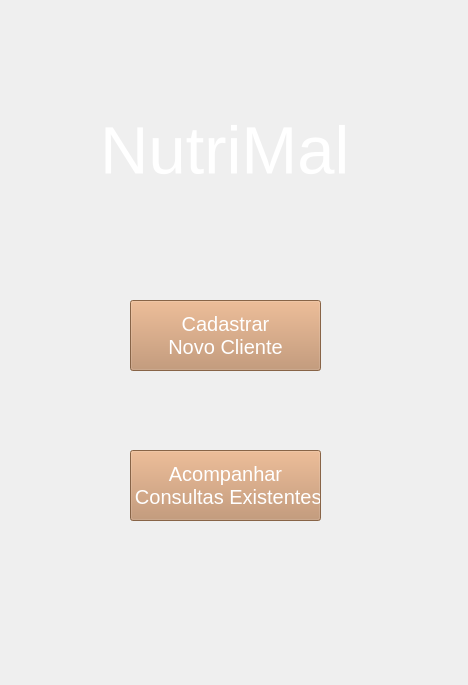
<?xml version="1.0" encoding="UTF-8"?>
<ui version="4.0">
 <class>MainWindow</class>
 <widget class="QMainWindow" name="MainWindow">
  <property name="geometry">
   <rect>
    <x>0</x>
    <y>0</y>
    <width>468</width>
    <height>685</height>
   </rect>
  </property>
  <property name="windowTitle">
   <string>MainWindow</string>
  </property>
  <property name="styleSheet">
   <string notr="true"/>
  </property>
  <property name="animated">
   <bool>true</bool>
  </property>
  <widget class="QWidget" name="centralwidget">
   <property name="styleSheet">
    <string notr="true"/>
   </property>
   <widget class="QLabel" name="label">
    <property name="geometry">
     <rect>
      <x>100</x>
      <y>100</y>
      <width>261</width>
      <height>101</height>
     </rect>
    </property>
    <property name="font">
     <font>
      <pointsize>50</pointsize>
     </font>
    </property>
    <property name="autoFillBackground">
     <bool>false</bool>
    </property>
    <property name="styleSheet">
     <string notr="true">color: rgb(255, 255, 255)</string>
    </property>
    <property name="text">
     <string>NutriMal</string>
    </property>
   </widget>
   <widget class="QPushButton" name="botao_cadastrar">
    <property name="geometry">
     <rect>
      <x>130</x>
      <y>300</y>
      <width>191</width>
      <height>71</height>
     </rect>
    </property>
    <property name="font">
     <font>
      <pointsize>15</pointsize>
      <weight>50</weight>
      <bold>false</bold>
      <strikeout>false</strikeout>
      <stylestrategy>PreferDefault</stylestrategy>
      <kerning>true</kerning>
     </font>
    </property>
    <property name="cursor">
     <cursorShape>PointingHandCursor</cursorShape>
    </property>
    <property name="mouseTracking">
     <bool>false</bool>
    </property>
    <property name="styleSheet">
     <string notr="true">background-color: rgb(190, 140, 100);
color: rgb(255, 255, 255);</string>
    </property>
    <property name="text">
     <string>Cadastrar 
Novo Cliente</string>
    </property>
    <property name="checkable">
     <bool>false</bool>
    </property>
    <property name="autoDefault">
     <bool>false</bool>
    </property>
    <property name="default">
     <bool>false</bool>
    </property>
    <property name="flat">
     <bool>false</bool>
    </property>
   </widget>
   <widget class="QPushButton" name="botao_consultar">
    <property name="geometry">
     <rect>
      <x>130</x>
      <y>450</y>
      <width>191</width>
      <height>71</height>
     </rect>
    </property>
    <property name="sizePolicy">
     <sizepolicy hsizetype="Fixed" vsizetype="Fixed">
      <horstretch>0</horstretch>
      <verstretch>0</verstretch>
     </sizepolicy>
    </property>
    <property name="font">
     <font>
      <pointsize>15</pointsize>
      <underline>false</underline>
     </font>
    </property>
    <property name="cursor">
     <cursorShape>PointingHandCursor</cursorShape>
    </property>
    <property name="layoutDirection">
     <enum>Qt::LeftToRight</enum>
    </property>
    <property name="styleSheet">
     <string notr="true">background-color: rgb(190, 140, 100);
color: rgb(255, 255, 255);</string>
    </property>
    <property name="text">
     <string>Acompanhar 
 Consultas Existentes</string>
    </property>
   </widget>
   <widget class="QLabel" name="background">
    <property name="geometry">
     <rect>
      <x>-180</x>
      <y>-20</y>
      <width>801</width>
      <height>701</height>
     </rect>
    </property>
    <property name="maximumSize">
     <size>
      <width>16777215</width>
      <height>16777215</height>
     </size>
    </property>
    <property name="styleSheet">
     <string notr="true">background-image:  url('C:/Users/suporte/Desktop/qt/nutri_mal/imagens/background_main.jpg');
background-position: center;
background-repeat: no-repeat;
</string>
    </property>
    <property name="text">
     <string/>
    </property>
    <property name="pixmap">
     <pixmap>imagens/background_main.jpg</pixmap>
    </property>
   </widget>
   <zorder>background</zorder>
   <zorder>label</zorder>
   <zorder>botao_cadastrar</zorder>
   <zorder>botao_consultar</zorder>
  </widget>
 </widget>
 <resources/>
 <connections/>
</ui>
